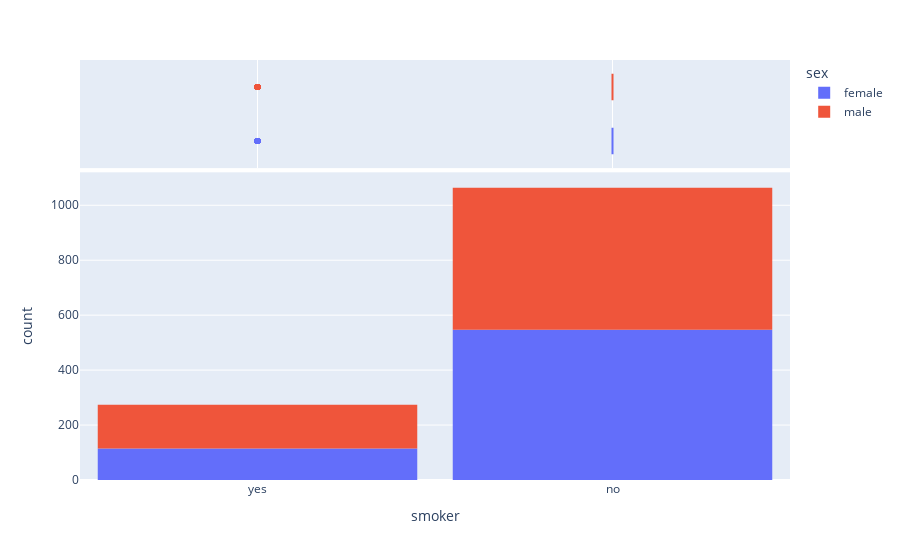

The code cell stored with this chart in its notebook:
### Markdown cell above
thus 1064 people doesn't smoke and 274 people smoke, now we can check if males or females are more 

into smoking.

### Code cell
fig=px.histogram(df,x='smoker',marginal='box',color='sex')
fig.update_layout(bargap=.1)
fig.show()

### Figure 1 — Plotly figure (JSON) as saved in the notebook; plotly's stock layout.template omitted (floating-point values rounded to 4 significant figures; data arrays with more than 128 entries replaced by an {"elided": "..."} marker saying what was removed)
{"data": [{"bingroup": "x", "hovertemplate": "sex=female<br>smoker=%{x}<br>count=%{y}<extra></extra>", "legendgroup": "female", "marker": {"color": "#636efa", "pattern": {"shape": ""}}, "name": "female", "orientation": "v", "showlegend": true, "type": "histogram", "x": {"elided": "662 str values"}, "xaxis": "x", "yaxis": "y"}, {"hovertemplate": "sex=female<br>smoker=%{x}<extra></extra>", "legendgroup": "female", "marker": {"color": "#636efa"}, "name": "female", "notched": true, "showlegend": false, "type": "box", "x": {"elided": "662 str values"}, "xaxis": "x2", "yaxis": "y2"}, {"bingroup": "x", "hovertemplate": "sex=male<br>smoker=%{x}<br>count=%{y}<extra></extra>", "legendgroup": "male", "marker": {"color": "#EF553B", "pattern": {"shape": ""}}, "name": "male", "orientation": "v", "showlegend": true, "type": "histogram", "x": {"elided": "676 str values"}, "xaxis": "x", "yaxis": "y"}, {"hovertemplate": "sex=male<br>smoker=%{x}<extra></extra>", "legendgroup": "male", "marker": {"color": "#EF553B"}, "name": "male", "notched": true, "showlegend": false, "type": "box", "x": {"elided": "676 str values"}, "xaxis": "x2", "yaxis": "y2"}], "layout": {"bargap": 0.1, "barmode": "relative", "legend": {"title": {"text": "sex"}, "tracegroupgap": 0}, "margin": {"t": 60}, "xaxis": {"anchor": "y", "domain": [0, 1], "title": {"text": "smoker"}}, "xaxis2": {"anchor": "y2", "domain": [0, 1], "matches": "x", "showgrid": true, "showticklabels": false}, "yaxis": {"anchor": "x", "domain": [0, 0.7326], "title": {"text": "count"}}, "yaxis2": {"anchor": "x2", "domain": [0.7426, 1], "matches": "y2", "showgrid": false, "showline": false, "showticklabels": false, "ticks": ""}}}
